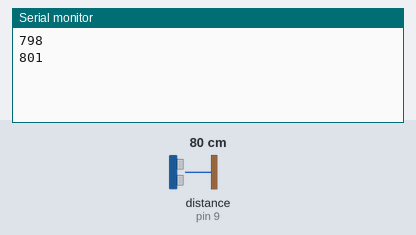
Recording of a sketch running on a simulated Arduino Uno, built with avr-gcc and run on an emulated ATmega328P. Shown: the last lines printed to the serial monitor. Wiring (inferred from the names in the program): ultrasonic range finder: trigger pin 8; echo pin 9. The inputs (shaded band) are chosen by the test bench; at power-on: distance to the obstacle (sensor on pin 9) 80 cm. The echo pulse lasts 58.3 µs per cm.

Above: at 1.8 s.
1.9 s: distance to the obstacle (sensor on pin 9) set to 2 cm
At 2.8 s:
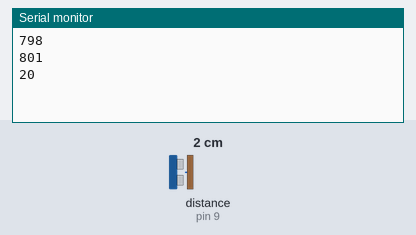
3.4 s: distance to the obstacle (sensor on pin 9) set to 4 cm
At 4.4 s:
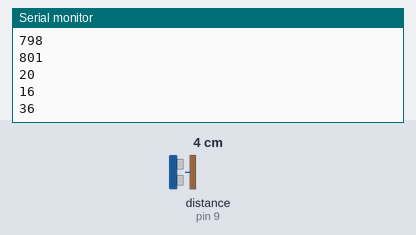
Timing chart, 0 to 6.4 s (numbered marks = the images above; inputs shaded):
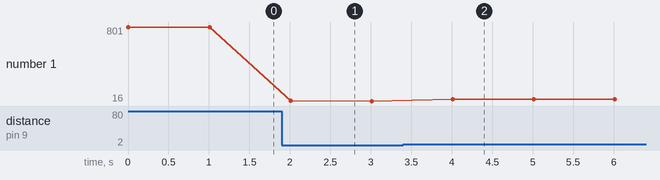

Measured:
- after the input at 1.9 s, the serial monitor: prints a new line after 0.11 s (image 1)
- after the input at 3.4 s, the serial monitor: prints a new line after 0.61 s (image 2)
- plotted number 1: 801 → 16 after the input at 1.9 s, 16 → 36 after the input at 3.4 s

The sketch:

UltraSonicSensor.ino
```cpp
/*****************************************************
 * UltraSonicSensor.ino
 * 目的:
 *  測試超音波感測器功能
 * 方法:
 *  超音波感測器
 * 步驟:
 *  放置一物件於感測器前,並任意前後移動
 * 結果:
 *  觀察序列埠監看視窗,顯示距離的變化
*****************************************************/

#define UR_TRIG_PIN   8 //定義超音波感測器發射腳位連接至8腳
#define UR_REV_PIN    9 //定義超音波感測器接收腳位連接至9腳


/************************* 初始設定 *********************/
void setup()
{
  Serial.begin(9600);

  pinMode(UR_TRIG_PIN, OUTPUT); //設定UR_TRIG_PIN為輸出接腳
  pinMode(UR_REV_PIN, INPUT);   //設定UR_REV_PIN 為輸入接腳
}

/************************* 主程式 ***********************/
void loop()
{
    int dis = CalculateDistUR(); //超音波距離計算函數
    Serial.println (dis);        //序列埠輸出偵測到的距離
    delay(1000);
}

/*********** 超音波距離計算函數(mm) ***********************/
int CalculateDistUR()
{
  long duration;

  digitalWrite(UR_TRIG_PIN, LOW);
  delayMicroseconds(5);
  digitalWrite(UR_TRIG_PIN, HIGH);
  delayMicroseconds(10);
  digitalWrite(UR_TRIG_PIN, LOW);

  duration = pulseIn(UR_REV_PIN, HIGH);

  return (duration/2) / 2.91;
}
```
